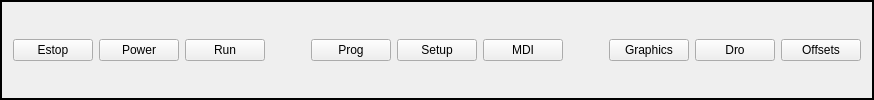
     <widget class="QFrame" name="frame_8">
      <property name="frameShape">
       <enum>QFrame::WinPanel</enum>
      </property>
      <property name="frameShadow">
       <enum>QFrame::Plain</enum>
      </property>
      <layout class="QHBoxLayout" name="horizontalLayout_7">
       <item>
        <widget class="ActionButton" name="actionbutton">
         <property name="text">
          <string>Estop</string>
         </property>
         <property name="checkable">
          <bool>true</bool>
         </property>
         <property name="estop_action" stdset="0">
          <bool>true</bool>
         </property>
         <property name="template_label_option" stdset="0">
          <bool>false</bool>
         </property>
         <property name="joint_number" stdset="0">
          <number>0</number>
         </property>
         <property name="incr_imperial_number" stdset="0">
          <double>0.010000000000000</double>
         </property>
         <property name="incr_mm_number" stdset="0">
          <double>0.025000000000000</double>
         </property>
         <property name="incr_angular_number" stdset="0">
          <double>-1.000000000000000</double>
         </property>
         <property name="toggle_float_option" stdset="0">
          <bool>false</bool>
         </property>
         <property name="float_num" stdset="0">
          <double>100.000000000000000</double>
         </property>
         <property name="float_alt_num" stdset="0">
          <double>50.000000000000000</double>
         </property>
         <property name="view_type_string" stdset="0">
          <string>P</string>
         </property>
         <property name="command_text_string" stdset="0">
          <string/>
         </property>
         <property name="ini_mdi_number" stdset="0">
          <number>0</number>
         </property>
         <property name="textTemplate" stdset="0">
          <string>%1.3f in</string>
         </property>
         <property name="alt_textTemplate" stdset="0">
          <string>%1.2f mm</string>
         </property>
        </widget>
       </item>
       <item>
        <widget class="ActionButton" name="actionbutton_2">
         <property name="text">
          <string>Power</string>
         </property>
         <property name="checkable">
          <bool>true</bool>
         </property>
         <property name="machine_on_action" stdset="0">
          <bool>true</bool>
         </property>
         <property name="template_label_option" stdset="0">
          <bool>false</bool>
         </property>
         <property name="joint_number" stdset="0">
          <number>0</number>
         </property>
         <property name="incr_imperial_number" stdset="0">
          <double>0.010000000000000</double>
         </property>
         <property name="incr_mm_number" stdset="0">
          <double>0.025000000000000</double>
         </property>
         <property name="incr_angular_number" stdset="0">
          <double>-1.000000000000000</double>
         </property>
         <property name="toggle_float_option" stdset="0">
          <bool>false</bool>
         </property>
         <property name="float_num" stdset="0">
          <double>100.000000000000000</double>
         </property>
         <property name="float_alt_num" stdset="0">
          <double>50.000000000000000</double>
         </property>
         <property name="view_type_string" stdset="0">
          <string>P</string>
         </property>
         <property name="command_text_string" stdset="0">
          <string/>
         </property>
         <property name="ini_mdi_number" stdset="0">
          <number>0</number>
         </property>
         <property name="textTemplate" stdset="0">
          <string>%1.3f in</string>
         </property>
         <property name="alt_textTemplate" stdset="0">
          <string>%1.2f mm</string>
         </property>
        </widget>
       </item>
       <item>
        <widget class="ActionButton" name="actionbutton_4">
         <property name="text">
          <string>Run</string>
         </property>
         <property name="checkable">
          <bool>true</bool>
         </property>
         <property name="run_action" stdset="0">
          <bool>true</bool>
         </property>
         <property name="template_label_option" stdset="0">
          <bool>false</bool>
         </property>
         <property name="joint_number" stdset="0">
          <number>0</number>
         </property>
         <property name="incr_imperial_number" stdset="0">
          <double>0.010000000000000</double>
         </property>
         <property name="incr_mm_number" stdset="0">
          <double>0.025000000000000</double>
         </property>
         <property name="incr_angular_number" stdset="0">
          <double>-1.000000000000000</double>
         </property>
         <property name="toggle_float_option" stdset="0">
          <bool>false</bool>
         </property>
         <property name="float_num" stdset="0">
          <double>100.000000000000000</double>
         </property>
         <property name="float_alt_num" stdset="0">
          <double>50.000000000000000</double>
         </property>
         <property name="view_type_string" stdset="0">
          <string>P</string>
         </property>
         <property name="command_text_string" stdset="0">
          <string/>
         </property>
         <property name="ini_mdi_number" stdset="0">
          <number>0</number>
         </property>
         <property name="textTemplate" stdset="0">
          <string>%1.3f in</string>
         </property>
         <property name="alt_textTemplate" stdset="0">
          <string>%1.2f mm</string>
         </property>
        </widget>
       </item>
       <item>
        <spacer name="horizontalSpacer">
         <property name="orientation">
          <enum>Qt::Horizontal</enum>
         </property>
         <property name="sizeHint" stdset="0">
          <size>
           <width>40</width>
           <height>20</height>
          </size>
         </property>
        </spacer>
       </item>
       <item>
        <widget class="PushButton" name="pushbutton_3">
         <property name="text">
          <string>Prog</string>
         </property>
         <property name="python_command_option" stdset="0">
          <bool>true</bool>
         </property>
         <property name="true_python_cmd_string" stdset="0">
          <string>INSTANCE.toggle_prog()</string>
         </property>
         <property name="false_python_cmd_string" stdset="0">
          <string/>
         </property>
        </widget>
       </item>
       <item>
        <widget class="PushButton" name="pushbutton_2">
         <property name="text">
          <string>Setup</string>
         </property>
         <property name="indicator_option" stdset="0">
          <bool>false</bool>
         </property>
         <property name="indicator_HAL_pin_option" stdset="0">
          <bool>false</bool>
         </property>
         <property name="python_command_option" stdset="0">
          <bool>true</bool>
         </property>
         <property name="true_python_cmd_string" stdset="0">
          <string>INSTANCE.toggle_setup()</string>
         </property>
         <property name="false_python_cmd_string" stdset="0">
          <string/>
         </property>
        </widget>
       </item>
       <item>
        <widget class="PushButton" name="pushbutton_5">
         <property name="text">
          <string>MDI</string>
         </property>
         <property name="python_command_option" stdset="0">
          <bool>true</bool>
         </property>
         <property name="true_python_cmd_string" stdset="0">
          <string>INSTANCE.toggle_MDI()</string>
         </property>
         <property name="false_python_cmd_string" stdset="0">
          <string/>
         </property>
        </widget>
       </item>
       <item>
        <spacer name="horizontalSpacer_2">
         <property name="orientation">
          <enum>Qt::Horizontal</enum>
         </property>
         <property name="sizeHint" stdset="0">
          <size>
           <width>40</width>
           <height>20</height>
          </size>
         </property>
        </spacer>
       </item>
       <item>
        <widget class="PushButton" name="pushbutton_6">
         <property name="text">
          <string>Graphics</string>
         </property>
         <property name="python_command_option" stdset="0">
          <bool>true</bool>
         </property>
         <property name="true_python_cmd_string" stdset="0">
          <string>INSTANCE.toggle_graphics()</string>
         </property>
         <property name="false_python_cmd_string" stdset="0">
          <string/>
         </property>
        </widget>
       </item>
       <item>
        <widget class="PushButton" name="pushbutton_4">
         <property name="text">
          <string>Dro</string>
         </property>
         <property name="python_command_option" stdset="0">
          <bool>true</bool>
         </property>
         <property name="true_python_cmd_string" stdset="0">
          <string>INSTANCE.toggle_dro()</string>
         </property>
         <property name="false_python_cmd_string" stdset="0">
          <string/>
         </property>
        </widget>
       </item>
       <item>
        <widget class="PushButton" name="pushbutton">
         <property name="text">
          <string>Offsets</string>
         </property>
         <property name="python_command_option" stdset="0">
          <bool>true</bool>
         </property>
         <property name="true_python_cmd_string" stdset="0">
          <string>INSTANCE.toggle_offsets()</string>
         </property>
         <property name="false_python_cmd_string" stdset="0">
          <string/>
         </property>
        </widget>
       </item>
      </layout>
     </widget>
